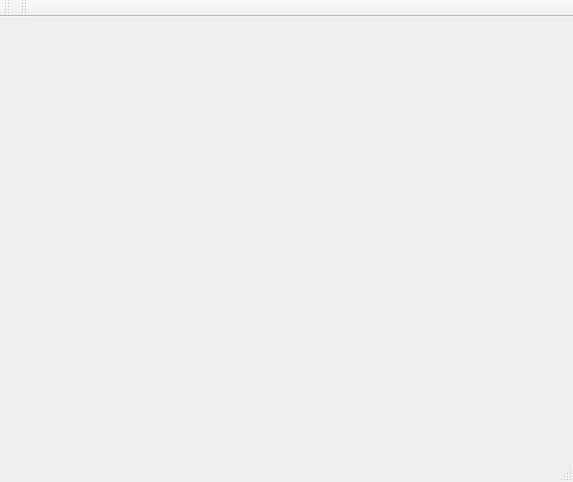
<?xml version="1.0" encoding="UTF-8"?>
<ui version="4.0">
 <class>MainWindow</class>
 <widget class="QMainWindow" name="MainWindow">
  <property name="geometry">
   <rect>
    <x>0</x>
    <y>0</y>
    <width>573</width>
    <height>482</height>
   </rect>
  </property>
  <property name="windowTitle">
   <string>MainWindow</string>
  </property>
  <widget class="QWidget" name="centralWidget">
   <layout class="QGridLayout" name="gridLayout_3">
    <item row="0" column="0">
     <layout class="QGridLayout" name="gridLayout"/>
    </item>
   </layout>
  </widget>
  <widget class="QMenuBar" name="menuBar">
   <property name="geometry">
    <rect>
     <x>0</x>
     <y>0</y>
     <width>573</width>
     <height>25</height>
    </rect>
   </property>
  </widget>
  <widget class="QToolBar" name="mainToolBar">
   <attribute name="toolBarArea">
    <enum>TopToolBarArea</enum>
   </attribute>
   <attribute name="toolBarBreak">
    <bool>false</bool>
   </attribute>
  </widget>
  <widget class="QStatusBar" name="statusBar"/>
  <widget class="QToolBar" name="toolBar">
   <property name="windowTitle">
    <string>toolBar</string>
   </property>
   <attribute name="toolBarArea">
    <enum>TopToolBarArea</enum>
   </attribute>
   <attribute name="toolBarBreak">
    <bool>false</bool>
   </attribute>
  </widget>
 </widget>
 <layoutdefault spacing="6" margin="11"/>
 <resources/>
 <connections/>
</ui>
